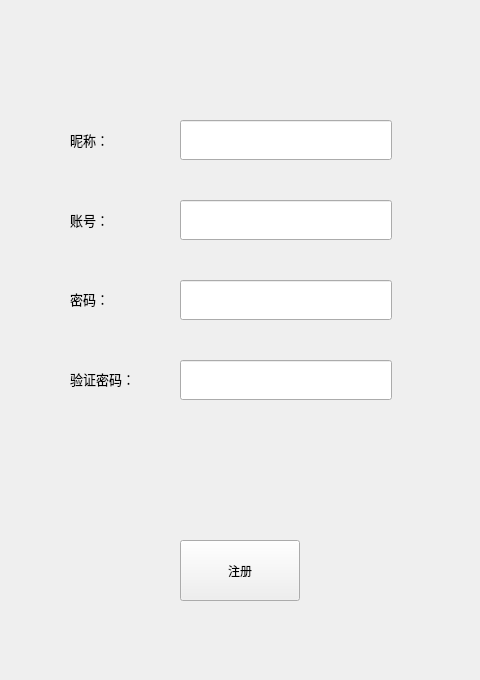
<?xml version="1.0" encoding="UTF-8"?>
<ui version="4.0">
 <class>registerwidget</class>
 <widget class="QWidget" name="registerwidget">
  <property name="geometry">
   <rect>
    <x>0</x>
    <y>0</y>
    <width>480</width>
    <height>680</height>
   </rect>
  </property>
  <property name="windowTitle">
   <string>Form</string>
  </property>
  <widget class="QPushButton" name="pushButton">
   <property name="geometry">
    <rect>
     <x>180</x>
     <y>540</y>
     <width>120</width>
     <height>61</height>
    </rect>
   </property>
   <property name="text">
    <string>注册</string>
   </property>
  </widget>
  <widget class="QLabel" name="label">
   <property name="geometry">
    <rect>
     <x>70</x>
     <y>130</y>
     <width>88</width>
     <height>20</height>
    </rect>
   </property>
   <property name="font">
    <font>
     <pointsize>10</pointsize>
    </font>
   </property>
   <property name="text">
    <string>昵称：</string>
   </property>
  </widget>
  <widget class="QLineEdit" name="lineEdit">
   <property name="geometry">
    <rect>
     <x>180</x>
     <y>120</y>
     <width>212</width>
     <height>40</height>
    </rect>
   </property>
   <property name="minimumSize">
    <size>
     <width>88</width>
     <height>40</height>
    </size>
   </property>
  </widget>
  <widget class="QLabel" name="label_2">
   <property name="geometry">
    <rect>
     <x>70</x>
     <y>210</y>
     <width>88</width>
     <height>20</height>
    </rect>
   </property>
   <property name="font">
    <font>
     <pointsize>10</pointsize>
    </font>
   </property>
   <property name="text">
    <string>账号：</string>
   </property>
  </widget>
  <widget class="QLineEdit" name="lineEdit_2">
   <property name="geometry">
    <rect>
     <x>180</x>
     <y>200</y>
     <width>212</width>
     <height>40</height>
    </rect>
   </property>
   <property name="minimumSize">
    <size>
     <width>88</width>
     <height>40</height>
    </size>
   </property>
  </widget>
  <widget class="QLabel" name="label_3">
   <property name="geometry">
    <rect>
     <x>70</x>
     <y>290</y>
     <width>51</width>
     <height>17</height>
    </rect>
   </property>
   <property name="font">
    <font>
     <pointsize>10</pointsize>
    </font>
   </property>
   <property name="text">
    <string>密码：</string>
   </property>
  </widget>
  <widget class="QLineEdit" name="lineEdit_3">
   <property name="geometry">
    <rect>
     <x>180</x>
     <y>280</y>
     <width>212</width>
     <height>40</height>
    </rect>
   </property>
   <property name="minimumSize">
    <size>
     <width>88</width>
     <height>40</height>
    </size>
   </property>
  </widget>
  <widget class="QLineEdit" name="lineEdit_4">
   <property name="geometry">
    <rect>
     <x>180</x>
     <y>360</y>
     <width>212</width>
     <height>40</height>
    </rect>
   </property>
   <property name="minimumSize">
    <size>
     <width>88</width>
     <height>40</height>
    </size>
   </property>
  </widget>
  <widget class="QLabel" name="label_4">
   <property name="geometry">
    <rect>
     <x>70</x>
     <y>370</y>
     <width>85</width>
     <height>17</height>
    </rect>
   </property>
   <property name="font">
    <font>
     <pointsize>10</pointsize>
    </font>
   </property>
   <property name="text">
    <string>验证密码：</string>
   </property>
  </widget>
 </widget>
 <resources/>
 <connections/>
</ui>
